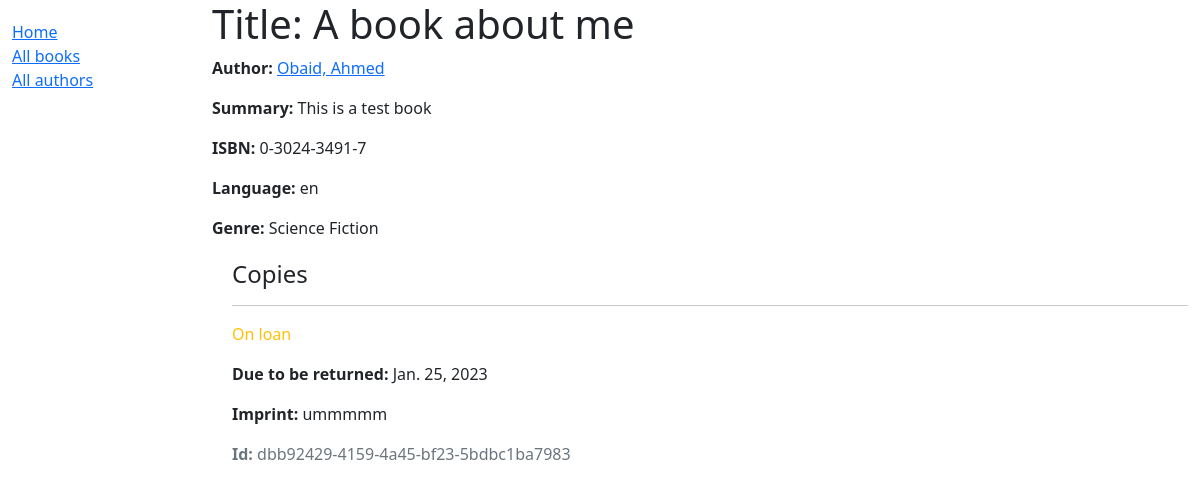
/catalog/book/1, run on the app's committed database.
### catalog/models.py (models this page shows, shortened)
class Book(models.Model):
    title = models.CharField(max_length=200) # title is a field of the Book model
    author = models.ForeignKey('Author', on_delete=models.SET_NULL, null=True,) # author is a field of the Book model
    summary = models.TextField(max_length=1000, help_text="Enter a brief description of the book")
    isbn = models.CharField('ISBN', max_length=13, help_text='13 Character <a href="https://www.isbn-international.org/content/what-isbn">ISBN number</a>')
    genre = models.ManyToManyField(Genre, help_text="Select a genre for this book") #many to many relationship because a book can have many genres and a genre can have many books
    language = models.CharField(max_length=3, choices=LANGUAGES, blank=True, default='en', help_text='Book language')

class Author(models.Model):
    first_name = models.CharField(max_length=100)
    last_name = models.CharField(max_length=100)
    date_of_birth = models.DateField(null=True, blank=True)
    date_of_death = models.DateField('Died', null=True, blank=True)
    class Meta:
        ordering = ["last_name"]
    def __str__(self):
        return '%s, %s' % (self.last_name, self.first_name)

class Genre(models.Model): # model.Model is a class that represents a database table in Django
    name = models.CharField(max_length=200, help_text="Enter a book genre (e.g. Science Fiction, French Poetry etc.)")
    def __str__(self):
        return self.name #returns the name of the genre

class BookInstance(models.Model):
    id = models.UUIDField(primary_key=True, default=uuid.uuid4, help_text="Unique ID for this particular book across whole library")
    book = models.ForeignKey('Book', on_delete=models.SET_NULL, null=True)
    imprint = models.CharField(max_length=200)
    due_back = models.DateField(null=True, blank=True)
    LOAN_STATUS = (
        ('m', 'Maintenance'),
        ('o', 'On loan'),
        ('a', 'Available'),
        ('r', 'Reserved'),
    )
    status = models.CharField(max_length=1, choices=LOAN_STATUS, blank=True, default='m', help_text='Book availability')
    class Meta:
        ordering = ["due_back"]

### catalog/views.py (the view)
# urls.py: path('book/<int:pk>', views.BookDetailView.as_view(), name='book-detail'), #this is the path to the book detail page
class BookDetailView(generic.DetailView):
    model = Book

### catalog/templates/catalog/book_detail.html
{% extends "base_generic.html" %}
{% block content %}
  <h1>Title: {{ book.title }}</h1>
  <p><strong>Author:</strong> <a href="">{{ book.author }}</a></p>
  <p><strong>Summary:</strong> {{ book.summary }}</p>
  <p><strong>ISBN:</strong> {{ book.isbn }}</p>
  <p><strong>Language:</strong> {{ book.language }}</p>
  <p><strong>Genre:</strong> {{ book.genre.all|join:", " }}</p>
  <div style="margin-left:20px;margin-top:20px">
    <h4>Copies</h4>
    {% for copy in book.bookinstance_set.all %}
      <hr>
      <p class="{% if copy.status == 'a' %}text-success{% elif copy.status == 'm' %}text-danger{% else %}text-warning{% endif %}">
        {{ copy.get_status_display }}
      </p>
      {% if copy.status != 'a' %}
        <p><strong>Due to be returned:</strong> {{ copy.due_back }}</p>
      {% endif %}
      <p><strong>Imprint:</strong> {{ copy.imprint }}</p>
      <p class="text-muted"><strong>Id:</strong> {{ copy.id }}</p>
    {% endfor %}
  </div>
{% endblock %}

### data on the page
Book: author "Obaid, Ahmed", summary "This is a test book", isbn "0-3024-3491-7", language "en", genre.all "Science Fiction"
BookInstance: status "On loan", due_back "Jan. 25, 2023", imprint "ummmmm", id "dbb92429-4159-4a45-bf23-5bdbc1ba7983"
